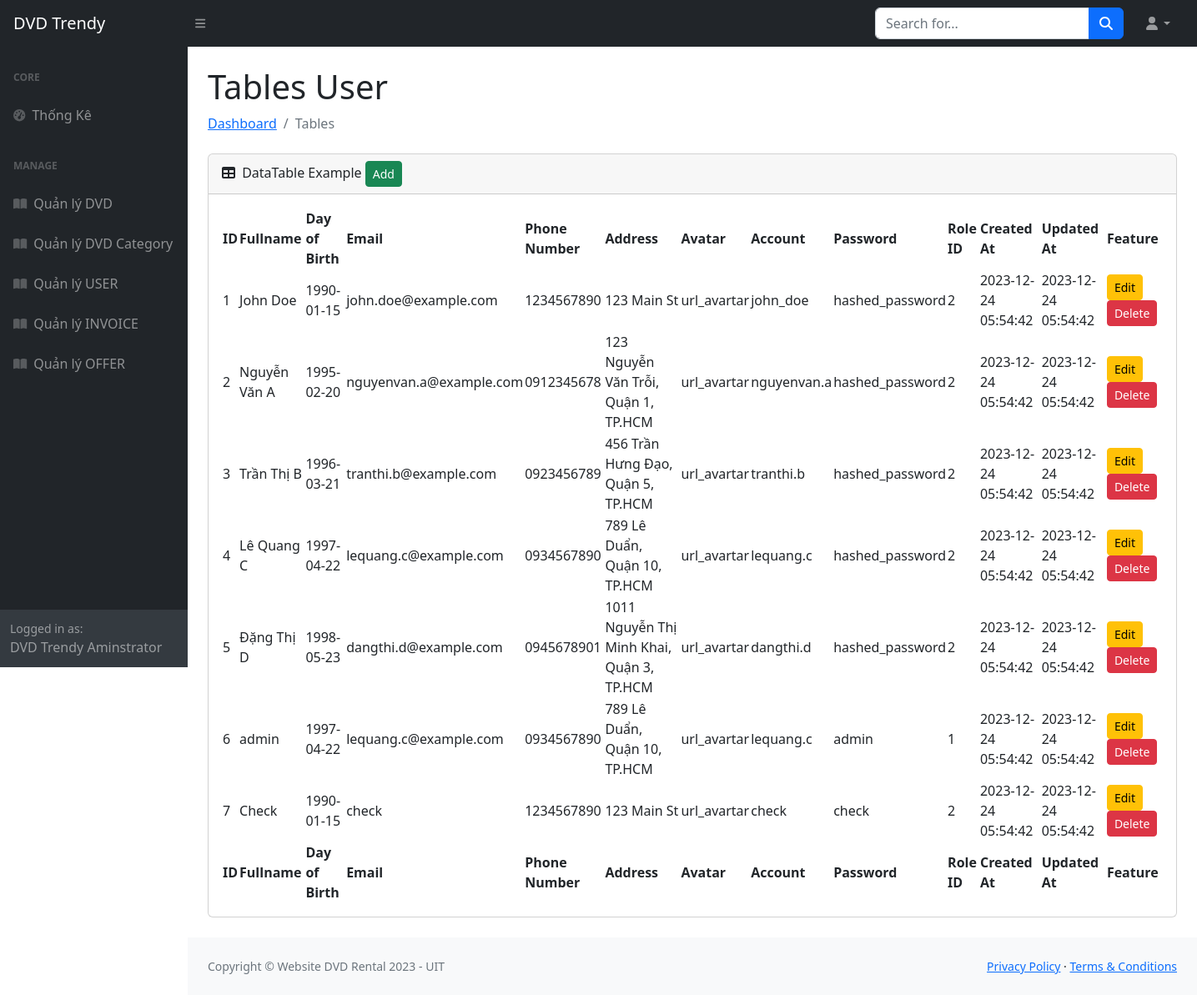
The page /manage_user.php on the database as committed earlier.
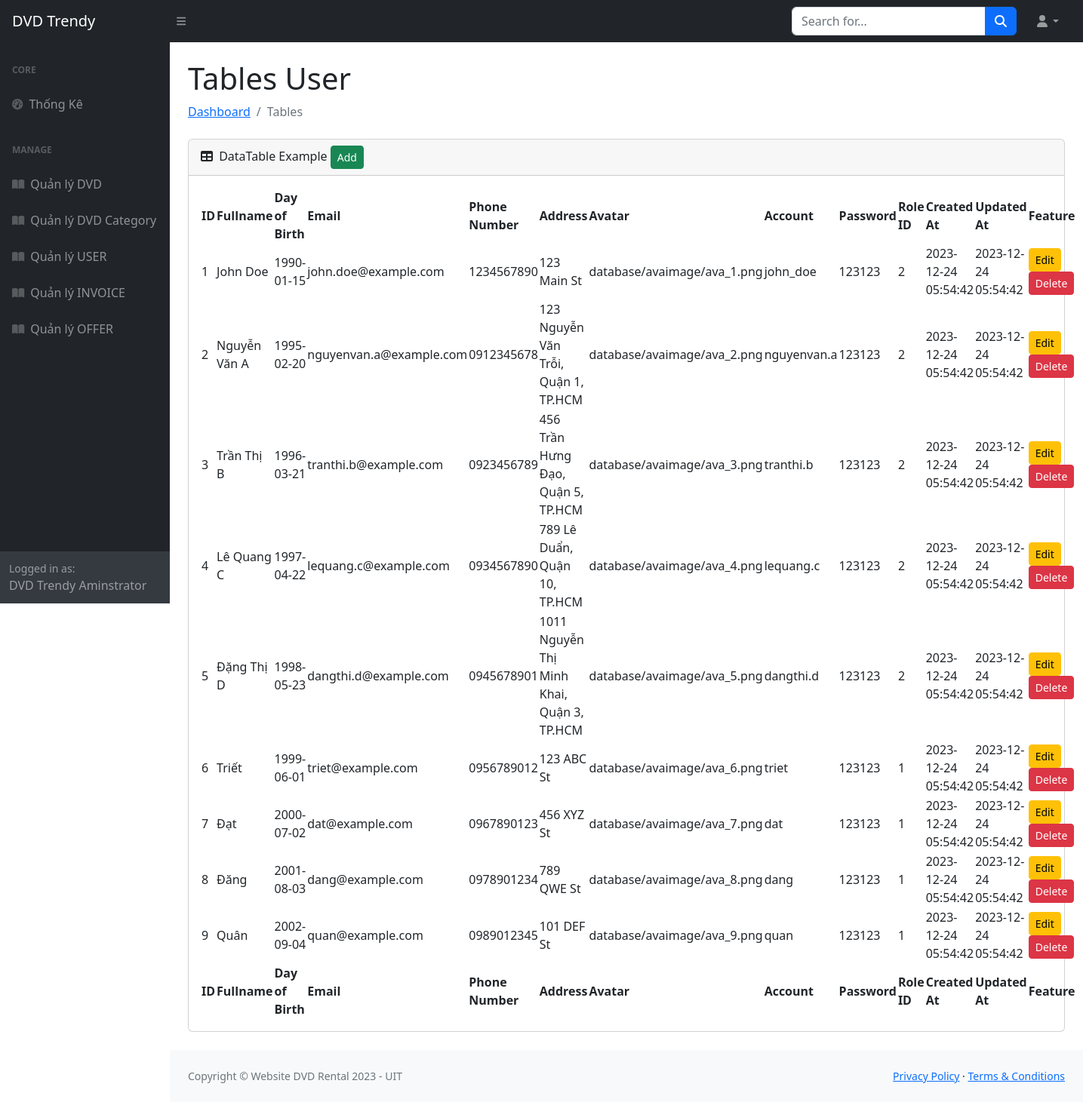
The same page on the database as committed later.
### tables this page shows
CREATE TABLE `USER` (
  `id` integer PRIMARY KEY AUTO_INCREMENT,
  `fullname` varchar(50),
  `dayofbirth` date,
  `email` varchar(150),
  `PhoneNumber` varchar(20),
  `address` varchar(200),
  `avartar` varchar(255),
  `account` varchar(50),
  `password` varchar(32),
  `role_id` integer,
  `created_at` datetime,
  `updated_at` datetime
);

### database/dbhelper.php (called while the page is built, shortened)
<?php
function execute_result($sql){
    $result = null;
    $conn = mysqli_connect(HOST, USERNAME, PASSWORD, DATABASE);
    $resultset = mysqli_query($conn, $sql);
    while ($row = mysqli_fetch_assoc($resultset)) {
        $result[]=$row;
    }
    return $result;
}
?>

### manage_user.php (the view)
<?php
require('includes/header.php');
require('includes/navbar.php');
require('includes/sidebar.php');
require_once('database/dbhelper.php');
$sql = "SELECT * FROM USER";
$userList = execute_result($sql);
?>
<main>
    <div class="container-fluid px-4">
        <h1 class="mt-4">Tables User</h1>
        <ol class="breadcrumb mb-4">
            <li class="breadcrumb-item"><a href="index.html">Dashboard</a></li>
            <li class="breadcrumb-item active">Tables</li>
        </ol>
        <div class="card mb-4">
            <div class="card-header">
                <i class="fas fa-table me-1"></i>
                DataTable Example
                <button type='button' class='btn btn-success btn-sm' onclick=''>Add</button>
            </div>
            <div class="card-body">
                <table id="datatablesSimple">
                    <thead>
                        <tr>
                            <th>ID</th>
                            <th>Fullname</th>
                            <th>Day of Birth</th>
                            <th>Email</th>
                            <th>Phone Number</th>
                            <th>Address</th>
                            <th>Avatar</th>
                            <th>Account</th>
                            <th>Password</th>
                            <th>Role ID</th>
                            <th>Created At</th>
                            <th>Updated At</th>
                            <th>Feature</th>
                        </tr>
                    </thead>
                    <tfoot>
                        <tr>
                            <th>ID</th>
                            <th>Fullname</th>
                            <th>Day of Birth</th>
                            <th>Email</th>
                            <th>Phone Number</th>
                            <th>Address</th>
                            <th>Avatar</th>
                            <th>Account</th>
                            <th>Password</th>
                            <th>Role ID</th>
                            <th>Created At</th>
                            <th>Updated At</th>
                            <th>Feature</th>
                        </tr>
                    </tfoot>
                    <tbody>
                        <?php
                        foreach ($userList as $user) {
                            echo "<tr>";
                            echo "<td>{$user['id']}</td>";
                            echo "<td>{$user['fullname']}</td>";
                            echo "<td>{$user['dayofbirth']}</td>";
                            echo "<td>{$user['email']}</td>";
                            echo "<td>{$user['PhoneNumber']}</td>";
                            echo "<td>{$user['address']}</td>";
                            echo "<td>{$user['avartar']}</td>";
                            echo "<td>{$user['account']}</td>";
                            echo "<td>{$user['password']}</td>";
                            echo "<td>{$user['role_id']}</td>";
                            echo "<td>{$user['created_at']}</td>";
                            echo "<td>{$user['updated_at']}</td>";
                            echo "<td><button type='button' class='btn btn-warning btn-sm' data-bs-toggle='modal' data-bs-target='#editModal' >Edit</button> <button type='button' class='btn btn-danger btn-sm' onclick='feature_delete({$user['id']},3)'>Delete</button></td>";
                            echo "</tr>";
                        }
                        ?>
                    </tbody>
                </table>
            </div>
        </div>
    </div>
</main>
<?php
require('includes/footer.php');
?>

### includes/header.php (shortened to what this page needs)
<!DOCTYPE html>
<html lang="en">
    <head>
        <link href="https://cdn.jsdelivr.net/npm/simple-datatables@7.1.2/dist/style.min.css" rel="stylesheet" />
        <link href="css/styles.css" rel="stylesheet" />
    </head>
    <body class="sb-nav-fixed">

### includes/navbar.php (shortened to what this page needs)
<nav class="sb-topnav navbar navbar-expand navbar-dark bg-dark">
    <a class="navbar-brand ps-3" href="index.php">DVD Trendy</a>
    <button class="btn btn-link btn-sm order-1 order-lg-0 me-4 me-lg-0" id="sidebarToggle" href="#!"><i class="fas fa-bars"></i></button>
    <form class="d-none d-md-inline-block form-inline ms-auto me-0 me-md-3 my-2 my-md-0">
        <div class="input-group">
            <input class="form-control" type="text" placeholder="Search for..." aria-label="Search for..." aria-describedby="btnNavbarSearch" />
            <button class="btn btn-primary" id="btnNavbarSearch" type="button"><i class="fas fa-search"></i></button>
        </div>
    </form>
    <ul class="navbar-nav ms-auto ms-md-0 me-3 me-lg-4">
        <li class="nav-item dropdown">
            <a class="nav-link dropdown-toggle" id="navbarDropdown" href="#" role="button" data-bs-toggle="dropdown" aria-expanded="false"><i class="fas fa-user fa-fw"></i></a>
        </li>
    </ul>
</nav>

### includes/sidebar.php
<div id="layoutSidenav">
    <div id="layoutSidenav_nav">
        <nav class="sb-sidenav accordion sb-sidenav-dark" id="sidenavAccordion">
            <div class="sb-sidenav-menu">
                <div class="nav">
                    <div class="sb-sidenav-menu-heading">Core</div>
                    <a class="nav-link" href="index.php">
                        <div class="sb-nav-link-icon"><i class="fas fa-tachometer-alt"></i></div>
                        Thống Kê
                    </a>
                    <div class="sb-sidenav-menu-heading">Manage</div>
                    <a class="nav-link" href="manage_dvd.php">
                        <div class="sb-nav-link-icon"><i class="fas fa-book-open"></i></div>
                        Quản lý DVD
                    </a>
                    <a class="nav-link" href="manage_dvd_category.php">
                        <div class="sb-nav-link-icon"><i class="fas fa-book-open"></i></div>
                        Quản lý DVD Category
                    </a>
                    <a class="nav-link" href="manage_user.php">
                        <div class="sb-nav-link-icon"><i class="fas fa-book-open"></i></div>
                        Quản lý USER
                    </a>
                    <a class="nav-link" href="manage_invoice.php">
                        <div class="sb-nav-link-icon"><i class="fas fa-book-open"></i></div>
                        Quản lý INVOICE
                    </a>
                    <a class="nav-link" href="manage_offer.php">
                        <div class="sb-nav-link-icon"><i class="fas fa-book-open"></i></div>
                        Quản lý OFFER
                    </a>
                </div>
            </div>
            <div class="sb-sidenav-footer">
                <div class="small">Logged in as:</div>
                DVD Trendy Aminstrator
            </div>
        </nav>
    </div>
    <div id="layoutSidenav_content">

### includes/footer.php (shortened to what this page needs)
                <footer class="py-4 bg-light mt-auto">
                    <div class="container-fluid px-4">
                        <div class="d-flex align-items-center justify-content-between small">
                            <div class="text-muted">Copyright &copy; Website DVD Rental 2023 - UIT </div>
                            <div>
                                <a href="#">Privacy Policy</a>
                                &middot;
                                <a href="#">Terms &amp; Conditions</a>
                            </div>
                        </div>
                    </div>
                </footer>
            </div>
        </div>
    </body>
</html>

Rows that differ between the two databases and show on the page:
changed user "John Doe": avartar "url_avartar" → "database/avaimage/ava_1.png"; password "hashed_password" → "123123"
changed user "Nguyễn Văn A": avartar "url_avartar" → "database/avaimage/ava_2.png"; password "hashed_password" → "123123"
changed user "Trần Thị B": avartar "url_avartar" → "database/avaimage/ava_3.png"; password "hashed_password" → "123123"
changed user "Lê Quang C": avartar "url_avartar" → "database/avaimage/ava_4.png"; password "hashed_password" → "123123"
changed user "Đặng Thị D": avartar "url_avartar" → "database/avaimage/ava_5.png"; password "hashed_password" → "123123"
changed user id 6: fullname "admin" → "Triết"; dayofbirth "1997-04-22" → "1999-06-01"; email "lequang.c@example.com" → "triet@example.com"; PhoneNumber "0934567890" → "0956789012"; address "789 Lê Duẩn, Quận 10, TP.HCM" → "123 ABC St"; avartar "url_avartar" → "database/avaimage/ava_6.png"; account "lequang.c" → "triet"; password "admin" → "123123"
changed user id 7: fullname "Check" → "Đạt"; dayofbirth "1990-01-15" → "2000-07-02"; email "check" → "dat@example.com"; PhoneNumber "1234567890" → "0967890123"; address "123 Main St" → "456 XYZ St"; avartar "url_avartar" → "database/avaimage/ava_7.png"; account "check" → "dat"; password "check" → "123123"; role "2" → "1"
added user: id "8", fullname "Đăng", dayofbirth "2001-08-03", email "dang@example.com", PhoneNumber "0978901234", address "789 QWE St", avartar "database/avaimage/ava_8.png", account "dang", password "123123", role "1", created_at "2023-12-24 05:54:42", updated_at "2023-12-24 05:54:42"
added user: id "9", fullname "Quân", dayofbirth "2002-09-04", email "quan@example.com", PhoneNumber "0989012345", address "101 DEF St", avartar "database/avaimage/ava_9.png", account "quan", password "123123", role "1", created_at "2023-12-24 05:54:42", updated_at "2023-12-24 05:54:42"
